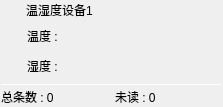
<?xml version="1.0" encoding="UTF-8"?>
<ui version="4.0">
 <class>frmDevice</class>
 <widget class="QWidget" name="frmDevice">
  <property name="geometry">
   <rect>
    <x>0</x>
    <y>0</y>
    <width>223</width>
    <height>107</height>
   </rect>
  </property>
  <property name="windowTitle">
   <string>Form</string>
  </property>
  <layout class="QVBoxLayout" name="verticalLayout">
   <property name="spacing">
    <number>0</number>
   </property>
   <property name="leftMargin">
    <number>1</number>
   </property>
   <property name="topMargin">
    <number>1</number>
   </property>
   <property name="rightMargin">
    <number>1</number>
   </property>
   <property name="bottomMargin">
    <number>1</number>
   </property>
   <item>
    <widget class="QFrame" name="gboxDeviceTitle">
     <layout class="QHBoxLayout" name="horizontalLayout_7">
      <property name="spacing">
       <number>5</number>
      </property>
      <property name="leftMargin">
       <number>0</number>
      </property>
      <property name="topMargin">
       <number>0</number>
      </property>
      <property name="rightMargin">
       <number>0</number>
      </property>
      <property name="bottomMargin">
       <number>0</number>
      </property>
      <item>
       <widget class="QLabel" name="labDevice">
        <property name="maximumSize">
         <size>
          <width>20</width>
          <height>16777215</height>
         </size>
        </property>
        <property name="text">
         <string/>
        </property>
        <property name="alignment">
         <set>Qt::AlignCenter</set>
        </property>
       </widget>
      </item>
      <item>
       <widget class="QLabel" name="labDeviceName">
        <property name="text">
         <string>温湿度设备1</string>
        </property>
        <property name="scaledContents">
         <bool>false</bool>
        </property>
       </widget>
      </item>
     </layout>
    </widget>
   </item>
   <item>
    <widget class="QFrame" name="gboxDevicePanel">
     <property name="sizePolicy">
      <sizepolicy hsizetype="Preferred" vsizetype="Expanding">
       <horstretch>0</horstretch>
       <verstretch>0</verstretch>
      </sizepolicy>
     </property>
     <property name="minimumSize">
      <size>
       <width>150</width>
       <height>0</height>
      </size>
     </property>
     <layout class="QGridLayout" name="gridLayout_6">
      <property name="leftMargin">
       <number>0</number>
      </property>
      <property name="topMargin">
       <number>1</number>
      </property>
      <property name="rightMargin">
       <number>0</number>
      </property>
      <property name="bottomMargin">
       <number>0</number>
      </property>
      <property name="horizontalSpacing">
       <number>6</number>
      </property>
      <property name="verticalSpacing">
       <number>3</number>
      </property>
      <item row="0" column="0" colspan="2">
       <layout class="QGridLayout" name="gridLayout">
        <property name="horizontalSpacing">
         <number>6</number>
        </property>
        <item row="0" column="1">
         <widget class="QLabel" name="labCurrentTemp">
          <property name="sizePolicy">
           <sizepolicy hsizetype="Preferred" vsizetype="Expanding">
            <horstretch>0</horstretch>
            <verstretch>0</verstretch>
           </sizepolicy>
          </property>
          <property name="text">
           <string>温度 :</string>
          </property>
         </widget>
        </item>
        <item row="1" column="1">
         <widget class="QLabel" name="labCurrentDamp">
          <property name="sizePolicy">
           <sizepolicy hsizetype="Preferred" vsizetype="Expanding">
            <horstretch>0</horstretch>
            <verstretch>0</verstretch>
           </sizepolicy>
          </property>
          <property name="text">
           <string>湿度 :</string>
          </property>
         </widget>
        </item>
        <item row="0" column="0">
         <widget class="QLabel" name="labTemp">
          <property name="maximumSize">
           <size>
            <width>20</width>
            <height>16777215</height>
           </size>
          </property>
          <property name="text">
           <string/>
          </property>
          <property name="alignment">
           <set>Qt::AlignCenter</set>
          </property>
         </widget>
        </item>
        <item row="1" column="0">
         <widget class="QLabel" name="labDamp">
          <property name="maximumSize">
           <size>
            <width>20</width>
            <height>16777215</height>
           </size>
          </property>
          <property name="text">
           <string/>
          </property>
          <property name="alignment">
           <set>Qt::AlignCenter</set>
          </property>
         </widget>
        </item>
       </layout>
      </item>
      <item row="2" column="1">
       <widget class="QLabel" name="labCountNoRead">
        <property name="sizePolicy">
         <sizepolicy hsizetype="Preferred" vsizetype="Fixed">
          <horstretch>0</horstretch>
          <verstretch>0</verstretch>
         </sizepolicy>
        </property>
        <property name="text">
         <string>未读 : 0</string>
        </property>
       </widget>
      </item>
      <item row="2" column="0">
       <widget class="QLabel" name="labCountAll">
        <property name="sizePolicy">
         <sizepolicy hsizetype="Preferred" vsizetype="Fixed">
          <horstretch>0</horstretch>
          <verstretch>0</verstretch>
         </sizepolicy>
        </property>
        <property name="text">
         <string>总条数 : 0</string>
        </property>
       </widget>
      </item>
      <item row="1" column="0" colspan="2">
       <widget class="Line" name="line">
        <property name="maximumSize">
         <size>
          <width>16777215</width>
          <height>1</height>
         </size>
        </property>
        <property name="orientation">
         <enum>Qt::Horizontal</enum>
        </property>
       </widget>
      </item>
     </layout>
    </widget>
   </item>
  </layout>
 </widget>
 <resources/>
 <connections/>
</ui>
